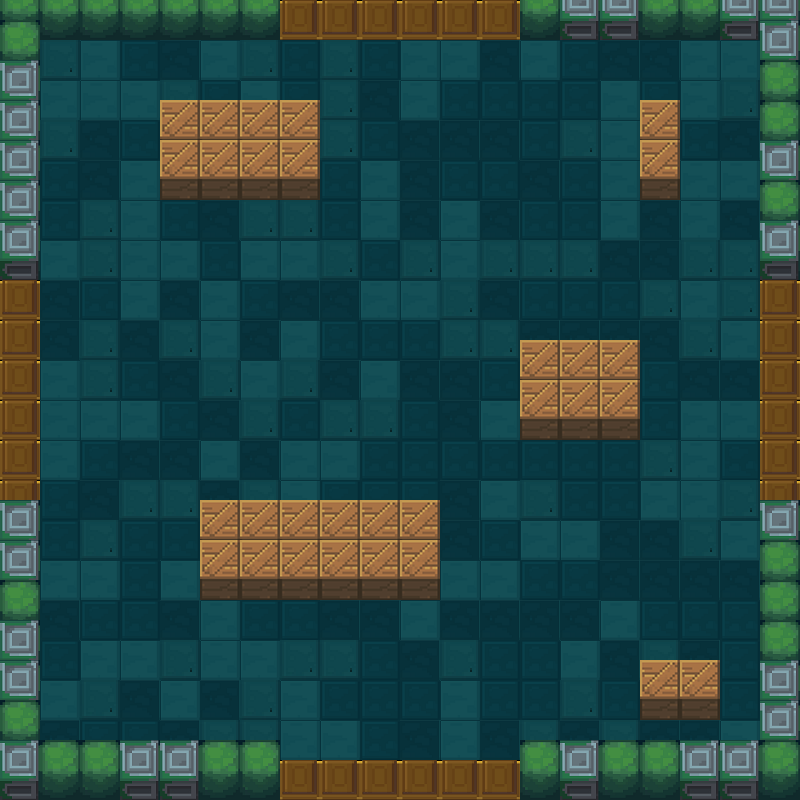

A 2D game scene composited from a Tiled map and its tileset images. What follows is a short description and the map's XML, with each tile layer's data collapsed to a summary:
An orthogonal 20x20 tile map with 40x40 px tiles, 4 tile layers (exit, floor, roomVerge, barrier), 1 hidden layer not drawn, 5 tilesets.

<map version="1.0" orientation="orthogonal" renderorder="right-down" width="20" height="20" tilewidth="40" tileheight="40">
 <tileset firstgid="1" name="floor" tilewidth="40" tileheight="40">
  <image source="floors.png" width="160" height="40" />
 </tileset>
 <tileset firstgid="5" name="roomVerge" tilewidth="40" tileheight="60">
  <image source="1.png" width="80" height="60" />
 </tileset>
 <tileset firstgid="7" name="boxBarrier" tilewidth="40" tileheight="60">
  <image source="木箱.png" width="40" height="60" />
 </tileset>
 <tileset firstgid="8" name="meta" tilewidth="40" tileheight="40">
  <image source="meta_tiles.png" width="280" height="70" />
  <tile id="0">
   <properties>
    <property name="Collidable" value="true" />
   </properties>
  </tile>
 </tileset>
 <tileset firstgid="15" name="exit" tilewidth="40" tileheight="40">
  <image source="上下门（关）.png" width="40" height="80" />
 </tileset>
 <layer name="Meta" width="20" height="20" visible="0">
  <data>[400 cells, 82 non-empty, 1 distinct tile ids]</data>
 </layer>
 <layer name="exit" width="20" height="20">
  <properties>
   <property name="cc_vertexz" value="-500" />
  </properties>
  <data>[400 cells, 24 non-empty, 1 distinct tile ids]</data>
 </layer>
 <layer name="floor" width="20" height="20">
  <properties>
   <property name="cc_vertexz" value="-500" />
  </properties>
  <data>[400 cells, 324 non-empty, 4 distinct tile ids]</data>
 </layer>
 <layer name="roomVerge" width="20" height="20">
  <properties>
   <property name="cc_vertexz" value="automatic" />
  </properties>
  <data>[400 cells, 52 non-empty, 2 distinct tile ids]</data>
 </layer>
 <layer name="barrier" width="20" height="20">
  <properties>
   <property name="cc_vertexz" value="automatic" />
  </properties>
  <data>[400 cells, 30 non-empty, 1 distinct tile ids]</data>
 </layer>
</map>